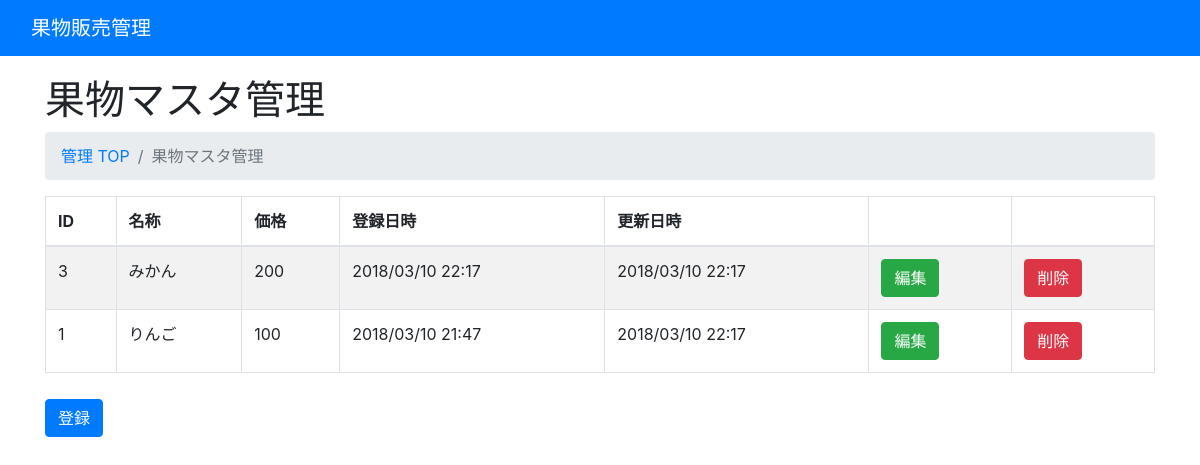
Screenshot of /fruit/ (signed in) with the database file from the repository.
### fruits/models.py (models this page shows, shortened)
class Fruit(models.Model):
    id = models.AutoField(primary_key=True)
    name = models.CharField(max_length=32, null=False, unique=True)
    price = models.IntegerField(null=False)
    created_at = models.DateTimeField(auto_now_add=True)
    updated_at = models.DateTimeField(auto_now=True)

### fruits/views.py (the view)
# urls.py: path('', views.IndexView.as_view(), name='top'),
class IndexView(LoginRequiredMixin, ListView):
    template_name = 'fruits/top.html'
    def get_queryset(self):
        return Fruit.objects.order_by('-updated_at').all()

### fruits/templates/fruits/top.html (shortened to what this page needs)
{% extends 'core/layout.html' %}
{% block content %}
<h1>果物マスタ管理</h1>
<nav aria-label="breadcrumb">
    <ol class="breadcrumb">
        <li class="breadcrumb-item"><a href="{% url 'core:top' %}">管理 TOP</a></li>
        <li class="breadcrumb-item active" aria-current="page">果物マスタ管理</li>
    </ol>
</nav>
<div class="fsms-table">
    <table class="table table-striped table-bordered">
        <thead>
        <tr>
            <th>ID</th>
            <th>名称</th>
            <th>価格</th>
            <th>登録日時</th>
            <th>更新日時</th>
            <th></th>
            <th></th>
        </tr>
        </thead>
        <tbody>
        {% for fruit in fruit_list %}
        <tr>
            <td>{{ fruit.id }}</td>
            <td>{{ fruit.name }}</td>
            <td>{{ fruit.price }}</td>
            <td>{{ fruit.created_at|date:"Y/m/d H:i" }}</td>
            <td>{{ fruit.updated_at|date:"Y/m/d H:i" }}</td>
            <td><a class="btn btn-success" href="{% url 'fruits:edit' fruit.id %}">編集</a></td>
            <td>
                <form action="{% url 'fruits:delete' fruit.id %}" method="post">
                    <button class="btn btn-danger">削除</button>
                </form>
            </td>
        </tr>
        {% endfor %}
        </tbody>
    </table>
</div>
<a class="btn btn-primary" href="{% url 'fruits:new' %}">登録</a>
{% endblock %}

### core/templates/core/layout.html (style rules this page uses)
div.fsms-table { margin-bottom: 10px; max-height: 300px; overflow: auto; }

### rows the page displays
Fruit: id "3", name "みかん", price "200", created_at "2018/03/10 22:17", updated_at "2018/03/10 22:17"
Fruit: id "1", name "りんご", price "100", created_at "2018/03/10 21:47", updated_at "2018/03/10 22:17"
